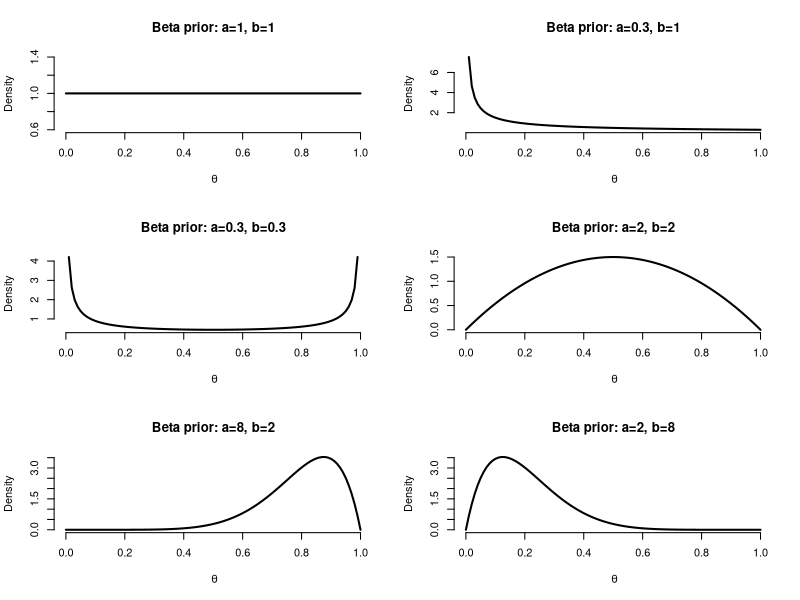
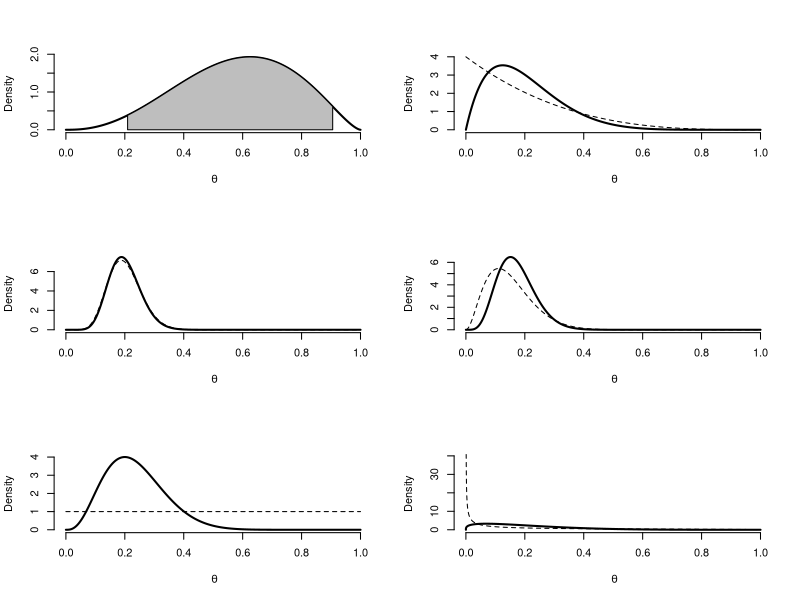
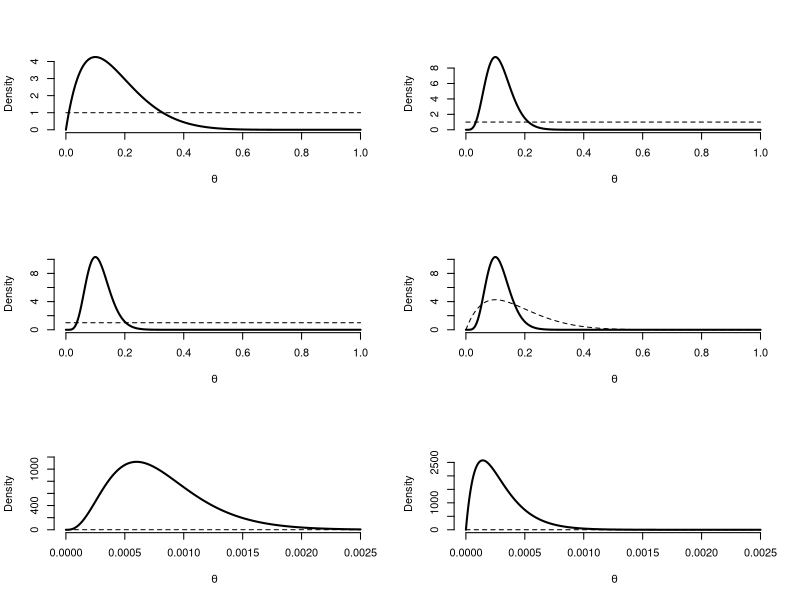
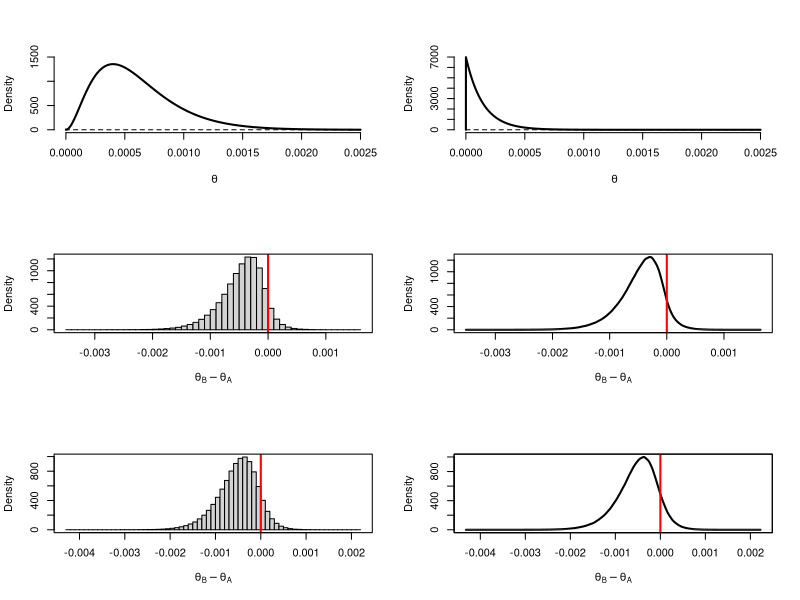
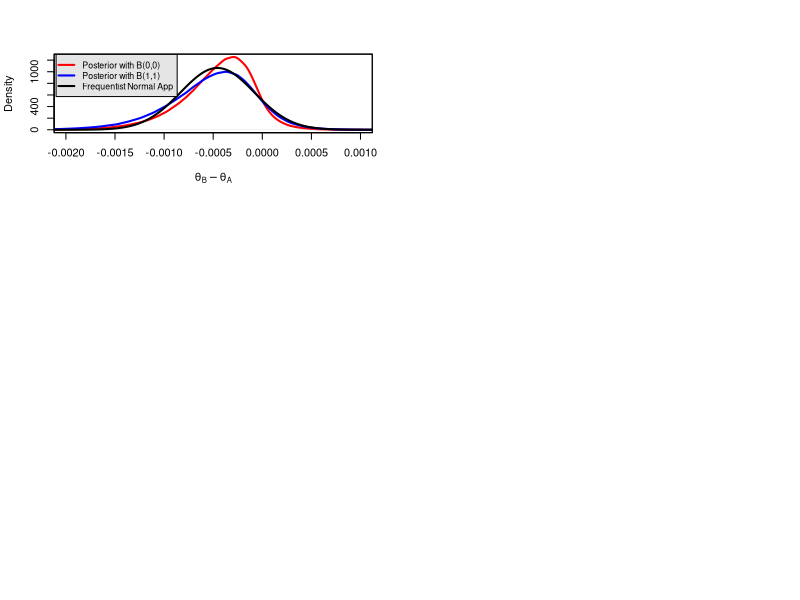
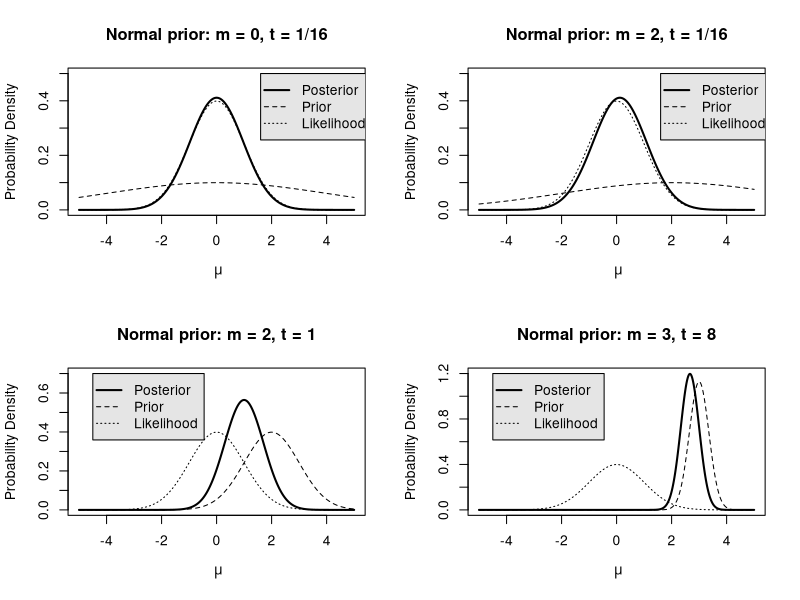

These figures' R source, in order:
## ---- chunk 1

## ---- chunk 2
par(mfrow=c(3,2))
pi <- Vectorize(function(theta) dbeta(theta, 1,1))
curve(pi, xlab=~ theta, ylab="Density", main="Beta prior: a=1, b=1", frame=FALSE, lwd=2)
pi <- Vectorize(function(theta) dbeta(theta, 0.3,1))
curve(pi, xlab=~ theta, ylab="Density", main="Beta prior: a=0.3, b=1",frame=FALSE, lwd=2)
pi <- Vectorize(function(theta) dbeta(theta, 0.3,0.3))
curve(pi, xlab=~ theta, ylab="Density", main="Beta prior: a=0.3, b=0.3",frame=FALSE, lwd=2)
pi <- Vectorize(function(theta) dbeta(theta, 2,2))
curve(pi, xlab=~ theta, ylab="Density", main="Beta prior: a=2, b=2",frame=FALSE, lwd=2)
pi <- Vectorize(function(theta) dbeta(theta, 8,2))
curve(pi, xlab=~ theta, ylab="Density", main="Beta prior: a=8, b=2",frame=FALSE, lwd=2)
pi <- Vectorize(function(theta) dbeta(theta, 2,8))
curve(pi, xlab=~ theta, ylab="Density", main="Beta prior: a=2, b=8",frame=FALSE, lwd=2)
## ---- chunk 3
# 95% Credible Intervals
L <- qbeta(0.025, 3.5, 2.5)
U <- qbeta(0.975, 3.5, 2.5)

print(c(L,U))
## ---- chunk 4
post <- Vectorize(function(theta) dbeta(theta, 3.5, 2.5))

# Illustration
x <- seq(0,1,length=10000)
y <- post(x)
plot(x,y, type = "l", xlab=~theta, ylab="Density", lwd=2, frame.plot = FALSE)

polygon(c(L, x[x>=L & x<= U], U), c(0, y[x>=L & x<=U], 0), col="grey")
## ---- chunk 5
# Credible Interval function:
# a, b : shape / super parameters
# level: probability level (0,1)

cred.int <- function(a,b,level){
  L <- qbeta((1-level)/2, a, b) # Lower limit
  U <- qbeta((1+level)/2, a, b) # Upper limit
  return(c(L,U))
}

cred.int(3.5,2.5,0.95)
## ---- chunk 6
# a, b: shape / super parameters
MeanBeta <- function(a,b) a/(a+b)
ModeBeta <- function(a,b) {
  m <- ifelse(a>1 & b>1, (a-1)/(a+b-2), NA)
  return(m)
}
VarianceBeta <- function(a,b) (a*b)/((a+b)^2*(a+b+1))

# mean
MeanBeta(3.5,2.5)

# mode
ModeBeta(3.5,2.5)

# Variance
VarianceBeta(3.5, 2.5)

# SD
sqrt(VarianceBeta(3.5, 2.5))
## ---- chunk 7
# binbayes function in R
#------------------------------
# a, b: shape / super parameters
# r   : number of successes
# n   : number of trials

binbayes <- function(a, b, r, n) {
  prior <- c(a, b, NA, MeanBeta(a,b), sqrt(VarianceBeta(a, b)), qbeta(0.025, a, b), qbeta(0.5, a, b), qbeta(0.975, a, b))
  posterior <- c(a+r, b+n-r, r/n, MeanBeta(a+r, b+n-r), sqrt(VarianceBeta(a+r, b+n-r)), qbeta(0.025, a+r, b+n-r), qbeta(0.5, a+r, b+n-r), qbeta(0.975, a+r, b+n-r))
  out <- rbind(prior, posterior)
  out <- round(out, 4)
  colnames(out) <- c("a","b","r/n","Mean", "SD", "2.5%", "50%", "97.5%")
  return(out)
}

# a=1, b=4, r=1, n=5
binbayes(1,4,1,5)

# a=10, b=40, r=1, n=5
binbayes(10,40,1,5)
## ---- chunk 8
# Prior vs posterior graphs
# a,b : shape / super parameters
# r   : number of successes
# n   : number of trials
graph.binbayes <- function(a,b,r,n) {
  prior <- Vectorize(function(theta) dbeta(theta, a,b))
  posterior <- Vectorize(function(theta) dbeta(theta, a+r, b+n-r))
  YL <- max(prior(seq(0.001,0.999,by=0.001)),posterior(seq(0.001,0.999,by=0.001)))
  curve(prior, xlab=~theta, ylab="Density", lwd=1, lty=2,n=10000,ylim=c(0,YL), frame.plot = FALSE)
  curve(posterior, xlab=~theta,lwd=2,lty = 1, add=T,n=10000)
}

graph.binbayes(1,4,1,5)
## ---- chunk 9
graph.binbayes(10,40,1,5)
## ---- chunk 10
# because 15% events happened in 20 subjects, assuming prior Beta(a=3, b=17)
# observed n=15, r=3
binbayes(3,17,3,15)
## ---- chunk 11
graph.binbayes(3,17,3,15)
## ---- chunk 12
graph.binbayes(1,1,3,15)
## ---- chunk 13
# function to calculate probabilities in a interval
# a, b: super parameters
# r   : number of successes
# n   : number of trials
# L   : Lower limit of the probability interval
# U   : Upper limit of the probability interval

prob.int <- function(a,b,r,n,L,U){
prior0 <- pbeta(U,a,b) - pbeta(L,a,b)
posterior0 <- pbeta(U,a+r,n-r+b) - pbeta(L,a+r,n-r+b)
prob <- as.matrix(c(prior0, posterior0))
prob <- round(prob,4)
colnames(prob) <- paste("Probability of theta lies between the Interval", L, U)
rownames(prob) <- c("Prior","Posterior")
  return(prob)
}

# Prior Beta(0.317,1.286) n = 5, r=1
binbayes(0.317, 1.286, 1, 5)
prob.int(0.317, 1.286, 1, 5,0.1,0.25)
## ---- chunk 14
graph.binbayes(0.317, 1.286, 1, 5)
## ---- chunk 15
# Prior Beta(10,40) n = 5, r=1
binbayes(10, 40, 1, 5)
prob.int(10, 40, 1, 5,0.1,0.25)
## ---- chunk 16
# Phase I
binbayes(1, 1, 1, 10)
prob.int(1,1,1,10,0,0.1)
## ---- chunk 17
graph.binbayes(1, 1, 1, 10)
## ---- chunk 18
# Phase II
binbayes(1, 1, 5, 50)
prob.int(1,1,5,50,0,0.1)
## ---- chunk 19
graph.binbayes(1, 1, 5, 50)
## ---- chunk 20
# Combining both phases
binbayes(1, 1, 6, 60)
prob.int(1,1,6,60,0,0.1)
## ---- chunk 21
graph.binbayes(1, 1, 6, 60)
## ---- chunk 22
# Using Phase I results as a prior for Phase II
binbayes(2, 10, 5, 50)
prob.int(2,10,5,50,0,0.1)
## ---- chunk 23
graph.binbayes(2, 10, 5, 50)
## ---- chunk 24
# Drug A
binbayes(1,1, 3, 5000)
## ---- chunk 25
priorA     <- Vectorize(function(theta) dbeta(theta,1,1))
posteriorA <- Vectorize(function(theta) dbeta(theta,1+3,5000-3+1))
curve(priorA,0,0.0025, xlab=~theta, ylab="Density",
      lwd=1, lty=2,n=10000,ylim=c(0,1200),frame=FALSE)
curve(posteriorA, xlab=~theta,lwd=2,lty = 1, add=T,n=10000)
## ---- chunk 26
# Drug B
binbayes(1,1, 1, 7000)
## ---- chunk 27
priorB     <- Vectorize(function(theta) dbeta(theta,1,1))
posteriorB <- Vectorize(function(theta) dbeta(theta,1+1,7000-1+1))
curve(priorB,0,0.0025, xlab=~theta, ylab="Density",
      lwd=1, lty=2,n=10000,ylim=c(0,2700),frame=FALSE)
curve(posteriorB, xlab=~theta,lwd=2,lty = 1, add=T,n=10000)
## ---- chunk 28
# Drug A
binbayes(0.00001, 0.00001, 3, 5000)
## ---- chunk 29
priorA     <- Vectorize(function(theta) dbeta(theta,0.00001,0.00001))
posteriorA <- Vectorize(function(theta) dbeta(theta,0.00001+3,5000-3+0.00001))
curve(priorA,0,0.0025, xlab=~theta, ylab="Density",
      lwd=1, lty=2,n=10000,ylim=c(0,1500),frame=FALSE)
curve(posteriorA, xlab=~theta,lwd=2,lty = 1, add=T,n=10000)
## ---- chunk 30
# Drug B
binbayes(0.00001, 0.00001, 1, 7000)
## ---- chunk 31
priorB     <- Vectorize(function(theta) dbeta(theta,0.00001,0.00001))
posteriorB <- Vectorize(function(theta) dbeta(theta,1+0.00001,7000-1+0.00001))
curve(priorB,0,0.0025, xlab=~theta, ylab="Density",
      lwd=1, lty=2,n=10000,ylim=c(0,7000),frame=FALSE)
curve(posteriorB, xlab=~theta,lwd=2,lty = 1, add=T,n=10000)
## ---- chunk 32
#------------------------------------------------
# Binomial confidence intervals
#------------------------------------------------
# r    : number of successes
# n    : number of trials
# level: confidence level
binom.confint <- function(r,n,level){
 p <- r/n
conf <-  as.vector(binom.test(r,n,conf.level = 0.95)$conf.int)
out <- c(p,conf)
out <- as.matrix(t(round(out,8)))
colnames(out) <- c("MLE", "L", "U")
return(out)
}

# Drug A
binom.confint(3,5000,0.95)
# Drug B
binom.confint(1,7000,0.95)
## ---- chunk 33
# Simulating from each posterior
set.seed(1001)
post.thetaA <- rbeta(1000000, 3, 4997)
post.thetaB <- rbeta(1000000, 1, 6999)

# Taking the differences
theta.diff0 <- post.thetaB - post.thetaA
## ---- chunk 34
# Histogram of the differences
hist(theta.diff0,probability = TRUE, breaks = 50, xlab=expression(theta[B] - theta[A]),main = "")
abline(v=0, col="red", lwd=2)
box()
## ---- chunk 35
# Continuous version
plot(density(theta.diff0), xlab=expression(theta[B] - theta[A]), lwd=2, main = "", frame=FALSE)
abline(v=0, col="red", lwd=2)
box()
## ---- chunk 36
# P(theta[B] < theta[A] | Data)
mean(theta.diff0 <0)
# Credible interval for theta[B] - theta[A]
quantile(theta.diff0, c(0.05,0.95))
quantile(theta.diff0, c(0.10,0.90))
## ---- chunk 37

# Simulating from each posterior
set.seed(1001)
post.thetaA <- rbeta(1000000, 4, 4998)
post.thetaB <- rbeta(1000000, 2, 7000)

# Taking the differences
theta.diff1 <- post.thetaB - post.thetaA

## ---- chunk 38
hist(theta.diff1,probability = TRUE, breaks = 50, xlab=expression(theta[B] - theta[A]),main = "")
abline(v=0, col="red", lwd=2)
box()
## ---- chunk 39
# Continuous version
plot(density(theta.diff1), xlab=expression(theta[B] - theta[A]), lwd=2,main = "")
abline(v=0, col="red", lwd=2)
box()
## ---- chunk 40
# P(theta[B] < theta[A] | Data)

mean(theta.diff1 <0)
# Credible interval for theta[B] - theta[A]
quantile(theta.diff1, c(0.05,0.95))
quantile(theta.diff1, c(0.10,0.90))
## ---- chunk 41
# Normal Approximation
diff_mle <- (1/7000)-(3/5000)
diff_se <- sqrt( 1*6999/7000^3 + 3*4997/5000^3 )
U <- diff_mle + 1.28*diff_se
L <- diff_mle - 1.28*diff_se
print(c(U,L))
norm.app <- Vectorize(function(x) dnorm(x,diff_mle,diff_se))

## ---- chunk 42
# Comparison
plot(density(theta.diff0), xlab=expression(theta[B] - theta[A]), xlim= c(-0.002,0.001), lwd=2, col="red",main = "")
points(density(theta.diff1), xlab=expression(theta[B] - theta[A]), type = "l", col = "blue", lwd=2)
curve(norm.app,-0.0045,0.002,add=T,lwd=2,n=10000)
legend(-0.0021, 1300, c("Posterior with B(0,0)","Posterior with B(1,1)","Frequentist Normal App"), col=c("red","blue","black"),
       text.col = "black", lty = c(1, 1, 1), lwd = c(2,2,2),
       merge = TRUE, bg = "gray90",cex=0.8)
box()
## ---- chunk 43
par(mfrow=c(2,2))
# Top left
m <- 0; tau <- 1 # data (likelihood function)
nu <- 0; gamma <- 1/16; sigma <- 1/sqrt(gamma) # prior distribution
mu_post <- (tau*m + nu*gamma)/(tau + gamma) # posterior mean
tau_post <- tau + gamma # posterior precision
sigma_post <- 1/sqrt(tau_post) # posterior standard deviations

## functions 
likelihood <- Vectorize(function(mu) dnorm(mu, m, 1/sqrt(tau)))
Prior <- Vectorize(function(mu) dnorm(mu, nu, sigma))
Post1 <- Vectorize(function(mu) dnorm(mu, mu_post, sigma_post))

## graph 
curve(Post1, -5, 5, xlab = ~mu, ylab = "Probability Density", main = "Normal prior: m = 0, t = 1/16", lwd = 2, n = 10000, ylim = c(0, 0.5))
curve(Prior, xlab = ~theta, lwd = 1, lty = 2, add = T, n = 10000)
curve(likelihood, xlab = ~theta, lwd = 1, lty = 3, add = T, n = 10000)
legend(1.6, 0.5, c("Posterior", "Prior", "Likelihood"), col = c("black", "black", "black"), 
       text.col = "black", lty = c(1,2,3), lwd = c(2,1,1), 
       merge = TRUE, bg = "gray90", cex =1)

# Top right
m <- 0; tau <- 1 # data (likelihood function)
nu <- 2; gamma <- 1/16; sigma <- 1/sqrt(gamma) # prior distribution
mu_post <- (tau*m + nu*gamma)/(tau + gamma) # posterior mean
tau_post <- tau + gamma # posterior precision
sigma_post <- 1/sqrt(tau_post) # posterior standard deviations

## functions 
likelihood <- Vectorize(function(mu) dnorm(mu, m, 1/sqrt(tau)))
Prior <- Vectorize(function(mu) dnorm(mu, nu, sigma))
Post1 <- Vectorize(function(mu) dnorm(mu, mu_post, sigma_post))

## graph 
curve(Post1, -5, 5, xlab = ~mu, ylab = "Probability Density", main = "Normal prior: m = 2, t = 1/16", lwd = 2, n = 10000, ylim = c(0, 0.5))
curve(Prior, xlab = ~theta, lwd = 1, lty = 2, add = T, n = 10000)
curve(likelihood, xlab = ~theta, lwd = 1, lty = 3, add = T, n = 10000)
legend(1.6, 0.5, c("Posterior", "Prior", "Likelihood"), col = c("black", "black", "black"), 
       text.col = "black", lty = c(1,2,3), lwd = c(2,1,1), 
       merge = TRUE, bg = "gray90", cex =1)

# bottom left
m <- 0; tau <- 1 # data (likelihood function)
nu <- 2; gamma <- 1; sigma <- 1/sqrt(gamma) # prior distribution
mu_post <- (tau*m + nu*gamma)/(tau + gamma) # posterior mean
tau_post <- tau + gamma # posterior precision
sigma_post <- 1/sqrt(tau_post) # posterior standard deviations

## functions 
likelihood <- Vectorize(function(mu) dnorm(mu, m, 1/sqrt(tau)))
Prior <- Vectorize(function(mu) dnorm(mu, nu, sigma))
Post1 <- Vectorize(function(mu) dnorm(mu, mu_post, sigma_post))

## graph 
curve(Post1, -5, 5, xlab = ~mu, ylab = "Probability Density", main = "Normal prior: m = 2, t = 1", lwd = 2, n = 10000, ylim = c(0, 0.7))
curve(Prior, xlab = ~theta, lwd = 1, lty = 2, add = T, n = 10000)
curve(likelihood, xlab = ~theta, lwd = 1, lty = 3, add = T, n = 10000)
legend(-4.5, 0.7, c("Posterior", "Prior", "Likelihood"), col = c("black", "black", "black"), 
       text.col = "black", lty = c(1,2,3), lwd = c(2,1,1), 
       merge = TRUE, bg = "gray90", cex =1)


# bottom right
m <- 0; tau <- 1 # data (likelihood function)
nu <- 3; gamma <- 8; sigma <- 1/sqrt(gamma) # prior distribution
mu_post <- (tau*m + nu*gamma)/(tau + gamma) # posterior mean
tau_post <- tau + gamma # posterior precision
sigma_post <- 1/sqrt(tau_post) # posterior standard deviations

## functions 
likelihood <- Vectorize(function(mu) dnorm(mu, m, 1/sqrt(tau)))
Prior <- Vectorize(function(mu) dnorm(mu, nu, sigma))
Post1 <- Vectorize(function(mu) dnorm(mu, mu_post, sigma_post))

## graph 
curve(Post1, -5, 5, xlab = ~mu, ylab = "Probability Density", main = "Normal prior: m = 3, t = 8", lwd = 2, n = 10000, ylim = c(0,1.2))
curve(Prior, xlab = ~theta, lwd = 1, lty = 2, add = T, n = 10000)
curve(likelihood, xlab = ~theta, lwd = 1, lty = 3, add = T, n = 10000)
legend(-4.5, 1.2, c("Posterior", "Prior", "Likelihood"), col = c("black", "black", "black"), 
       text.col = "black", lty = c(1,2,3), lwd = c(2,1,1), 
       merge = TRUE, bg = "gray90", cex =1)

